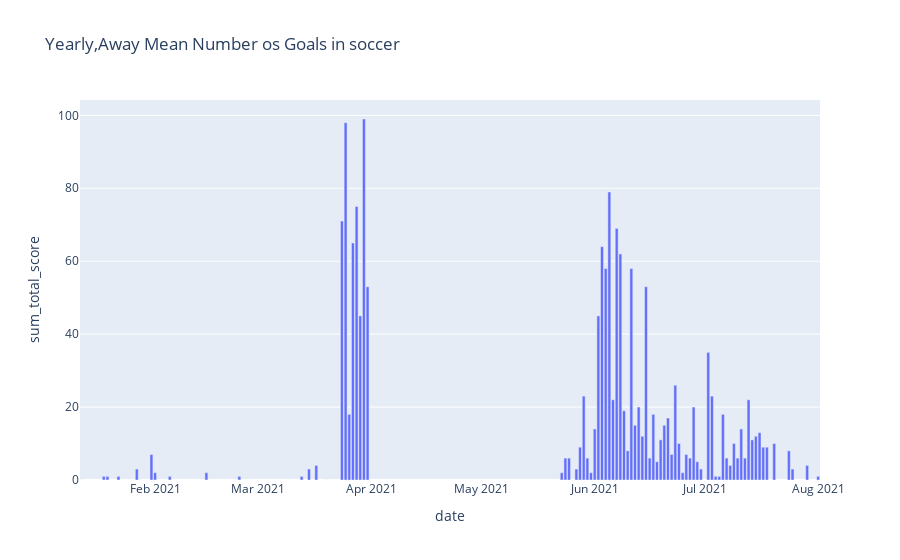

Here is the notebook cell this chart was saved with:
### Code cell
fig = px.bar(df_aux[df_aux.year==2021], x='date', y='sum_total_score', title="Yearly,Away Mean Number os Goals in soccer")

fig.show()
